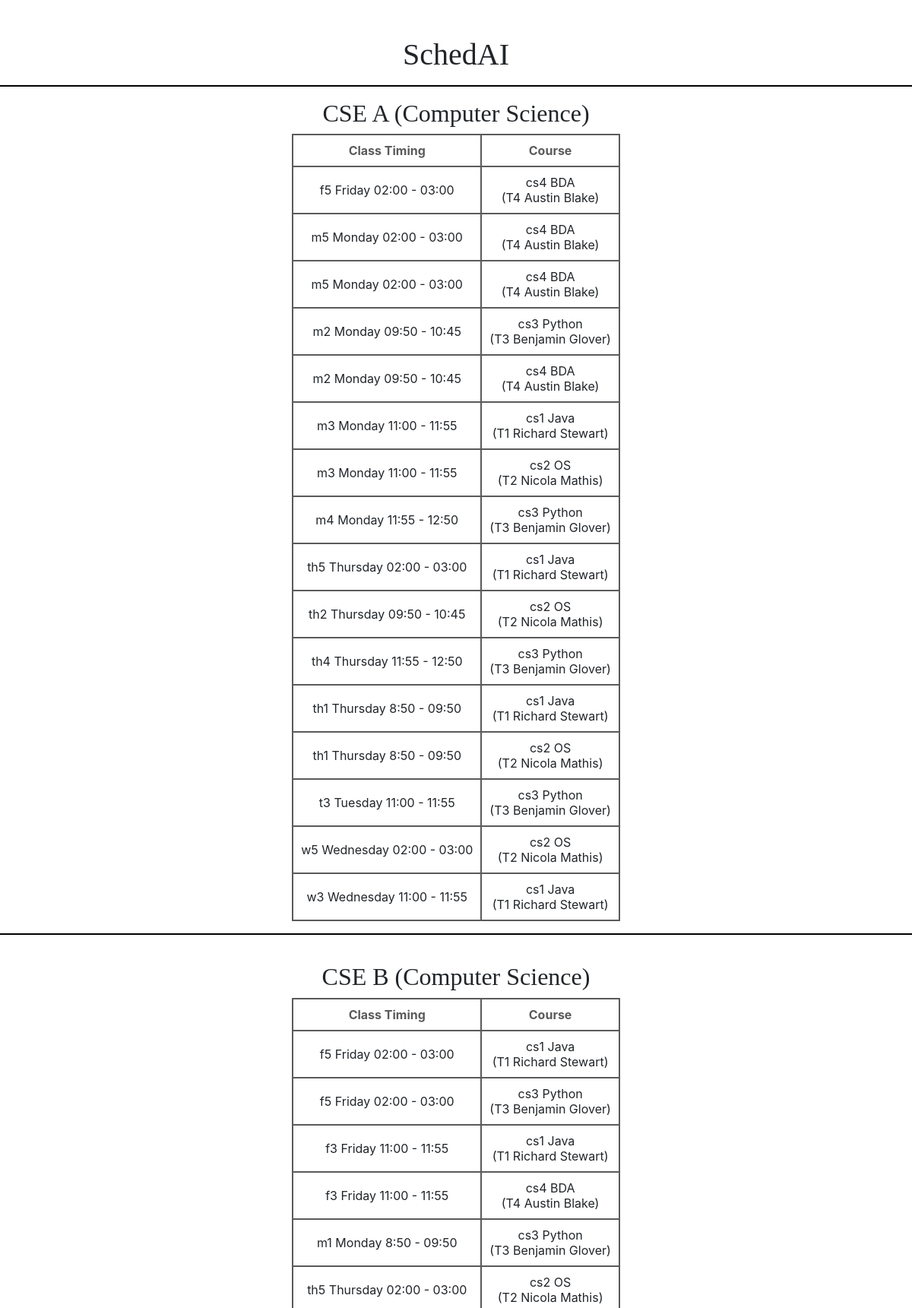
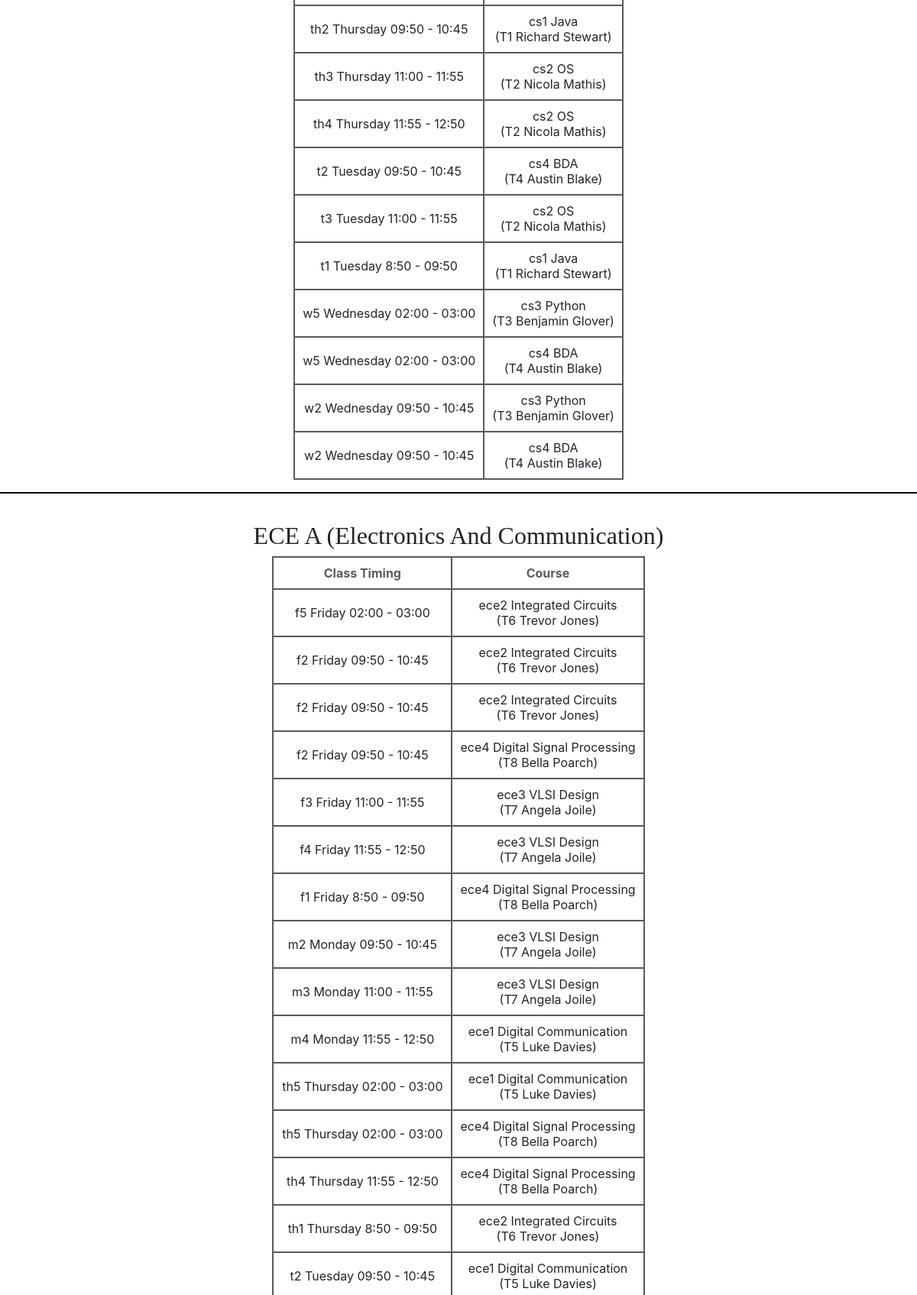
Screenshot of /timetable_generation/ (upper part) with the database file from the repository (2 pictures, top to bottom).
### ttgen/models.py (models this page shows, shortened)
class Section(models.Model):
    section_id = models.CharField(max_length=25, primary_key=True)
    department = models.ForeignKey(Department, on_delete=models.CASCADE)
    num_class_in_week = models.IntegerField(default=0)
    course = models.ForeignKey(Course, on_delete=models.CASCADE, blank=True, null=True)
    meeting_time = models.ForeignKey(MeetingTime, on_delete=models.CASCADE, blank=True, null=True)
    room = models.ForeignKey(Room, on_delete=models.CASCADE, blank=True, null=True)
    instructor = models.ForeignKey(Instructor, on_delete=models.CASCADE, blank=True, null=True)

class Department(models.Model):
    dept_name = models.CharField(max_length=50)
    courses = models.ManyToManyField(Course)
    def __str__(self):
        return self.dept_name

class MeetingTime(models.Model):
    pid = models.CharField(max_length=4, primary_key=True)
    time = models.CharField(max_length=50, choices=time_slots, default='11:30 - 12:30')
    day = models.CharField(max_length=15, choices=DAYS_OF_WEEK)
    def __str__(self):
        return f'{self.pid} {self.day} {self.time}'

class Course(models.Model):
    course_number = models.CharField(max_length=5, primary_key=True)
    course_name = models.CharField(max_length=40)
    max_numb_students = models.CharField(max_length=65)
    instructors = models.ManyToManyField(Instructor)
    def __str__(self):
        return f'{self.course_number} {self.course_name}'

class Instructor(models.Model):
    uid = models.CharField(max_length=6)
    name = models.CharField(max_length=25)
    def __str__(self):
        return f'{self.uid} {self.name}'

### ttgen/views.py (the view)
# urls.py: path('timetable_generation/', views.timetable, name='timetable'),
def timetable(request):
    schedule = []
    population = Population(POPULATION_SIZE)
    generation_num = 0
    population.get_schedules().sort(key=lambda x: x.get_fitness(), reverse=True)
    geneticAlgorithm = GeneticAlgorithm()
    MAX_GENERATIONS = 1
    while population.get_schedules()[0].get_fitness() != 1.0 and generation_num < MAX_GENERATIONS:
        generation_num += 1
        print('\n> Generation #' + str(generation_num))
        population = geneticAlgorithm.evolve(population)
        population.get_schedules().sort(key=lambda x: x.get_fitness(), reverse=True)
        schedule = population.get_schedules()[0].get_classes()
    if population.get_schedules()[0].get_fitness() != 1.0:
        print("Optimal schedule not found within the generation limit.")
    sorted_schedule = sorted(schedule, key=lambda cls: (cls.meeting_time.day, cls.meeting_time.time))
    return render(request, 'gentimetable.html', {
        'schedule': sorted_schedule,
        'sections': Section.objects.all(),
        'times': MeetingTime.objects.all(),
    })

### ttgen/views.py (called while the page is built)
    def get_rooms(self): return self._rooms

    def get_meetingTimes(self): return self._meetingTimes

    def get_classes(self):
        self._isFitnessChanged = True
        return self._classes

    def get_fitness(self):
        if self._isFitnessChanged:
            self._fitness = self.calculate_fitness()
            self._isFitnessChanged = False
        return self._fitness

    def calculate_fitness(self):
        self._numberOfConflicts = 0
        classes = self.get_classes()
        for i in range(len(classes)):
            if classes[i].room.seating_capacity < int(classes[i].course.max_numb_students):
                self._numberOfConflicts += 1
            for j in range(len(classes)):
                if j >= i:
                    if (classes[i].meeting_time == classes[j].meeting_time):
                        if classes[i].room == classes[j].room:
                            self._numberOfConflicts += 1
                        if classes[i].instructor == classes[j].instructor:
                            self._numberOfConflicts += 1
        return 1 / (1.0 * self._numberOfConflicts + 1)

    def get_schedules(self):
        return self._schedules

    def evolve(self, population):
        return self._mutate_population(self._crossover_population(population))

    def _crossover_population(self, pop):
        crossover_pop = Population(0)
        for i in range(NUMB_OF_ELITE_SCHEDULES):
            crossover_pop.get_schedules().append(pop.get_schedules()[i])
        i = NUMB_OF_ELITE_SCHEDULES
        while i < POPULATION_SIZE:
            schedule1 = self._select_tournament_population(pop).get_schedules()[0]
            schedule2 = self._select_tournament_population(pop).get_schedules()[0]
            crossover_pop.get_schedules().append(self._crossover_schedule(schedule1, schedule2))
            i += 1
        return crossover_pop

    def _mutate_population(self, population):
        for i in range(NUMB_OF_ELITE_SCHEDULES, POPULATION_SIZE):
            self._mutate_schedule(population.get_schedules()[i])
        return population

    def _crossover_schedule(self, schedule1, schedule2):
        crossoverSchedule = Schedule().initialize()
        for i in range(0, len(crossoverSchedule.get_classes())):
            if rnd.random() > 0.5:
                crossoverSchedule.get_classes()[i] = schedule1.get_classes()[i]
            else:
                crossoverSchedule.get_classes()[i] = schedule2.get_classes()[i]
        return crossoverSchedule

### templates/gentimetable.html (shortened to what this page needs)
{% load static %}
<html lang="en">
<head>
	<link rel="stylesheet" href="https://maxcdn.bootstrapcdn.com/bootstrap/4.0.0/css/bootstrap.min.css">
</head>
<body>
    <div id="timetable" style="margin-top: 3rem;">
        <h1>SchedAI</h1>
        <hr style="border: 1px solid black;">
        {% block content %}
        {% if sections %}
            {% for section in sections %}
                <h2>{{ section.section_id }} ({{ section.department }})</h2>
                <div class="table-responsive">
                    <table class="table2">
                        <thead>
                            <tr>
                                <th>Class Timing</th>
                                <th>Course</th>
                            </tr>
                        </thead>
                        <tbody>
                            {% for class in schedule %}
                                {% if class.section == section.section_id %}
                                    <tr>
                                        <td>{{ class.meeting_time }}</td>
                                        <td>{{ class.course }}<br>({{ class.instructor }})</td>
                                    </tr>
                                {% endif %}
                            {% endfor %}
                        </tbody>
                    </table>
                    <hr style="border: 1px solid black;">
                </div>
            {% endfor %}
        {% else %}
            <p>No timetable data is available.</p>
        {% endif %}
        {% endblock %}
    </div>
    <br><br>
</body>
</html>

### templates/gentimetable.html (style rules this page uses)
:root { --primary-color: #5a5a5a; --secondary-color: #257a7a; --background-color: #fff; --font-family: 'Times New Roman', serif; }
* { margin: 0; padding: 0; box-sizing: border-box; }
html { scroll-behavior: smooth; }
h1, h2 { text-align: center; font-family: var(--font-family); }
.table-responsive { margin-bottom: 20px; }
.table2 { margin: 0 auto; border: 2px solid var(--primary-color); background-color: var(--background-color); }
.table2 th, .table2 td { border: 2px solid var(--primary-color); padding: 10px; text-align: center; }
.table2 th { color: var(--primary-color); font-weight: bold; }

### rows the page displays
Section: section_id "CSE A", department "Computer Science"
MeetingTime: meeting_time "f5 Friday 02:00 - 03:00" "f5 Friday 02:00 - 03:00" "f5 Friday 02:00 - 03:00" "f5 Friday 02:00 - 03:00"
Course: course "cs4 BDA" "cs4 BDA" "cs4 BDA" "cs4 BDA" "cs4 BDA" "cs4 BDA" "cs4 BDA" "cs4 BDA"
Instructor: instructor "T4 Austin Blake" "T4 Austin Blake" "T4 Austin Blake" "T4 Austin Blake" "T4 Austin Blake" "T4 Austin Blake" "T4 Austin Blake" "T4 Austin Blake"
MeetingTime: meeting_time "m5 Monday 02:00 - 03:00" "m5 Monday 02:00 - 03:00"
MeetingTime: meeting_time "m2 Monday 09:50 - 10:45" "m2 Monday 09:50 - 10:45" "m2 Monday 09:50 - 10:45"
Course: course "cs3 Python" "cs3 Python" "cs3 Python" "cs3 Python" "cs3 Python" "cs3 Python" "cs3 Python" "cs3 Python"
Instructor: instructor "T3 Benjamin Glover" "T3 Benjamin Glover" "T3 Benjamin Glover" "T3 Benjamin Glover" "T3 Benjamin Glover" "T3 Benjamin Glover" "T3 Benjamin Glover" "T3 Benjamin Glover"
MeetingTime: meeting_time "m3 Monday 11:00 - 11:55" "m3 Monday 11:00 - 11:55" "m3 Monday 11:00 - 11:55"
Course: course "cs1 Java" "cs1 Java" "cs1 Java" "cs1 Java" "cs1 Java" "cs1 Java" "cs1 Java" "cs1 Java"
Instructor: instructor "T1 Richard Stewart" "T1 Richard Stewart" "T1 Richard Stewart" "T1 Richard Stewart" "T1 Richard Stewart" "T1 Richard Stewart" "T1 Richard Stewart" "T1 Richard Stewart"
Course: course "cs2 OS" "cs2 OS" "cs2 OS" "cs2 OS" "cs2 OS" "cs2 OS" "cs2 OS" "cs2 OS"
Instructor: instructor "T2 Nicola Mathis" "T2 Nicola Mathis" "T2 Nicola Mathis" "T2 Nicola Mathis" "T2 Nicola Mathis" "T2 Nicola Mathis" "T2 Nicola Mathis" "T2 Nicola Mathis"
MeetingTime: meeting_time "m4 Monday 11:55 - 12:50" "m4 Monday 11:55 - 12:50"
MeetingTime: meeting_time "th5 Thursday 02:00 - 03:00" "th5 Thursday 02:00 - 03:00" "th5 Thursday 02:00 - 03:00" "th5 Thursday 02:00 - 03:00"
MeetingTime: meeting_time "th2 Thursday 09:50 - 10:45" "th2 Thursday 09:50 - 10:45"
MeetingTime: meeting_time "th4 Thursday 11:55 - 12:50" "th4 Thursday 11:55 - 12:50" "th4 Thursday 11:55 - 12:50"
MeetingTime: meeting_time "th1 Thursday 8:50 - 09:50" "th1 Thursday 8:50 - 09:50" "th1 Thursday 8:50 - 09:50"
MeetingTime: meeting_time "t3 Tuesday 11:00 - 11:55" "t3 Tuesday 11:00 - 11:55"
MeetingTime: meeting_time "w5 Wednesday 02:00 - 03:00" "w5 Wednesday 02:00 - 03:00" "w5 Wednesday 02:00 - 03:00"
MeetingTime: meeting_time "w3 Wednesday 11:00 - 11:55"
Section: section_id "CSE B", department "Computer Science"
MeetingTime: meeting_time "f3 Friday 11:00 - 11:55" "f3 Friday 11:00 - 11:55" "f3 Friday 11:00 - 11:55"
MeetingTime: meeting_time "m1 Monday 8:50 - 09:50"
MeetingTime: meeting_time "th3 Thursday 11:00 - 11:55"
MeetingTime: meeting_time "t2 Tuesday 09:50 - 10:45" "t2 Tuesday 09:50 - 10:45"
MeetingTime: meeting_time "t1 Tuesday 8:50 - 09:50"
MeetingTime: meeting_time "w2 Wednesday 09:50 - 10:45" "w2 Wednesday 09:50 - 10:45"
Section: section_id "ECE A", department "Electronics And Communication"
Course: course "ece2 Integrated Circuits" "ece2 Integrated Circuits" "ece2 Integrated Circuits" "ece2 Integrated Circuits"
Instructor: instructor "T6 Trevor Jones" "T6 Trevor Jones" "T6 Trevor Jones" "T6 Trevor Jones"
MeetingTime: meeting_time "f2 Friday 09:50 - 10:45" "f2 Friday 09:50 - 10:45" "f2 Friday 09:50 - 10:45"
Course: course "ece4 Digital Signal Processing" "ece4 Digital Signal Processing" "ece4 Digital Signal Processing" "ece4 Digital Signal Processing"
Instructor: instructor "T8 Bella Poarch" "T8 Bella Poarch" "T8 Bella Poarch" "T8 Bella Poarch"
Course: course "ece3 VLSI Design" "ece3 VLSI Design" "ece3 VLSI Design" "ece3 VLSI Design"
Instructor: instructor "T7 Angela Joile" "T7 Angela Joile" "T7 Angela Joile" "T7 Angela Joile"
MeetingTime: meeting_time "f4 Friday 11:55 - 12:50"
MeetingTime: meeting_time "f1 Friday 8:50 - 09:50"
Course: course "ece1 Digital Communication" "ece1 Digital Communication" "ece1 Digital Communication"
Instructor: instructor "T5 Luke Davies" "T5 Luke Davies" "T5 Luke Davies"
